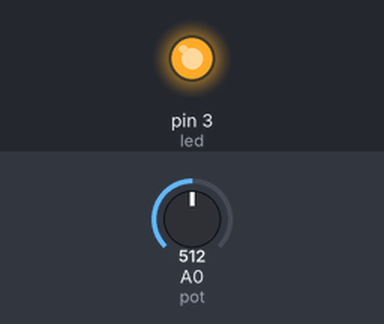
A sketch run on a simulated Arduino Uno, built with avr-gcc and run on an emulated ATmega328P. On the bench: output pins drawn as LEDs (lit = HIGH). The inputs (shaded band) are chosen by the test bench; at power-on: A0 (pot) = 512. What the sketch prints to the serial monitor is not drawn.

Above: at 0.1 s.
Timing chart, 0 to 1.6 s (numbered marks = the images above):
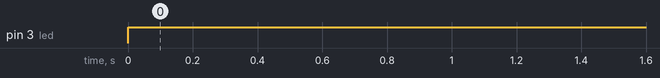

The sketch:

codigo.ino
```cpp
// C++ code
//

const int led = 3;
const int pot = 0;

void setup()
{
  pinMode(led, OUTPUT);
  Serial.begin(9600);
}

int var;
int var2;
void loop()
{
  var = analogRead(pot);
  var2 = (var,0,1023,0,255);
  analogWrite(led, var2);
  Serial.println(var);
  delay(100);
}
```

Measured:
- by itself, pin 3 (led): LOW → HIGH at 0.00 s
